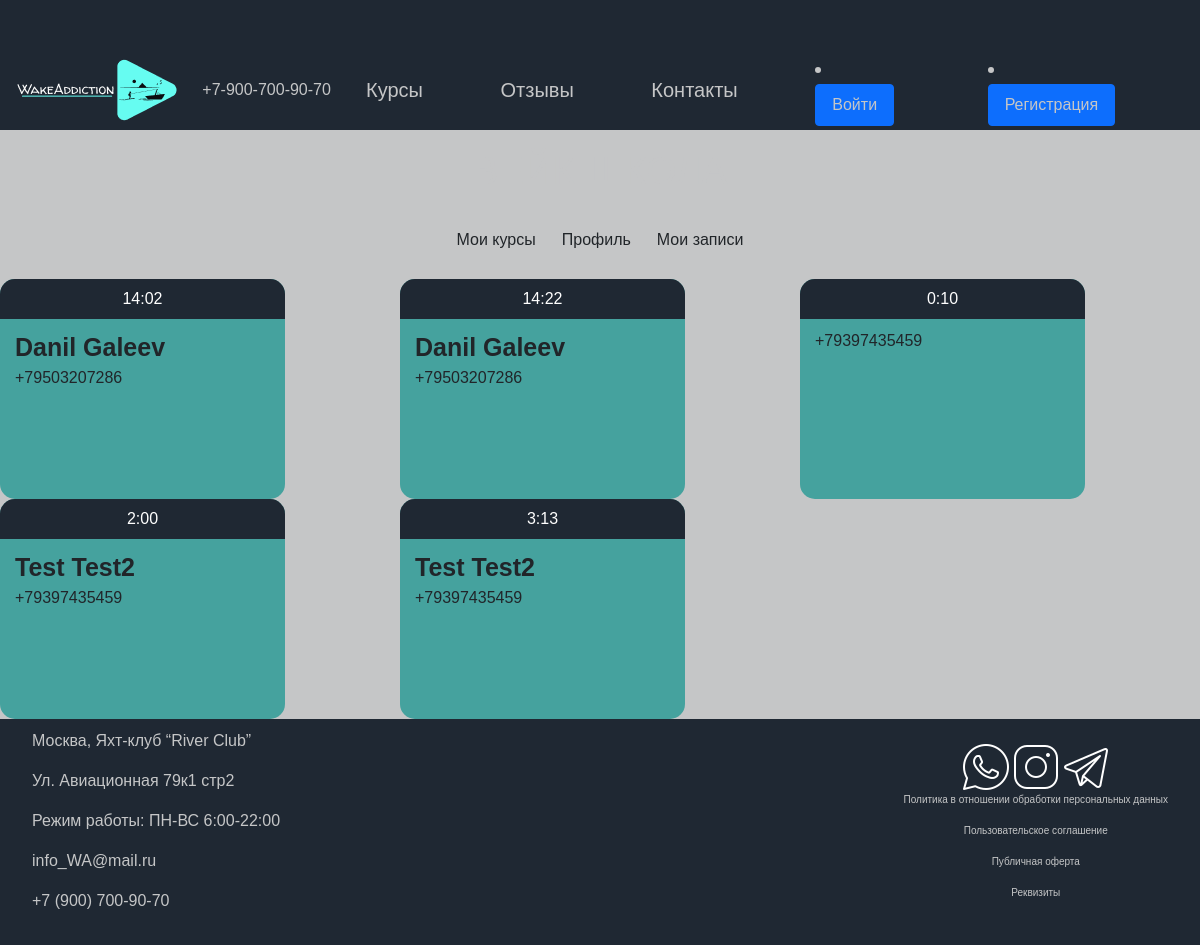
The page /zapisi on the database as committed earlier.
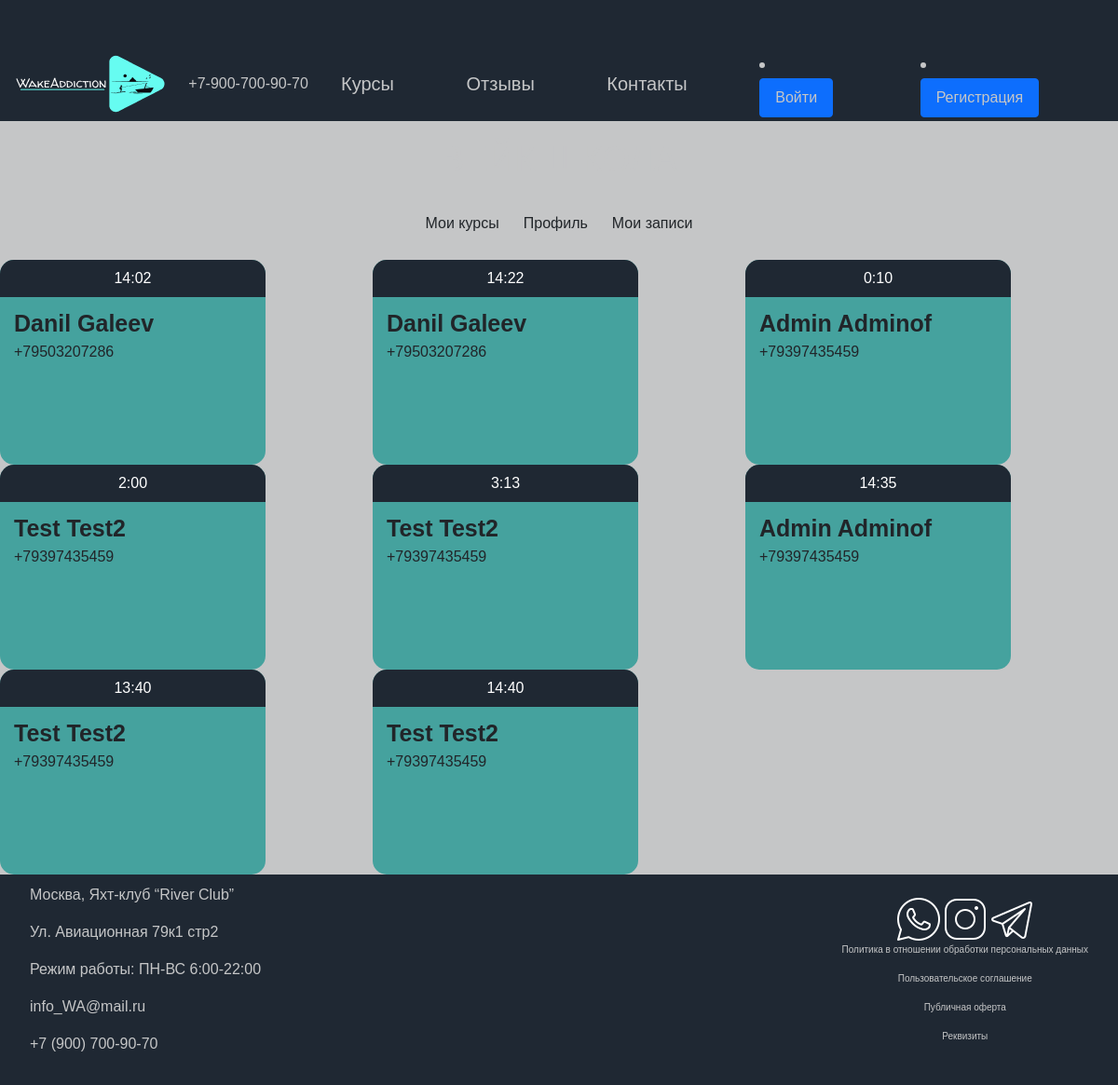
The same page on the database as committed later.
### main/models.py (models this page shows)
class ParticipationApplication(models.Model):
    phone_regex = RegexValidator(regex=r'^\+?1?\d{9,15}$', message="Phone number must be entered in the format: '+999999999'. Up to 15 digits allowed.")
    course = models.ForeignKey(Course, on_delete=models.CASCADE, related_name="participation_applications", verbose_name='Курсы')
    user = models.ForeignKey(User, on_delete=models.CASCADE, related_name="participation_applications", verbose_name='Пользователь')
    phone_number = models.CharField(validators=[phone_regex], max_length=17, blank=True, null=False, verbose_name='Номер телефона')
    time = models.TimeField(blank=False, null=False, verbose_name='Время')
    date = models.DateField(blank=False, null=False, verbose_name='Дата')
    wishes = models.TextField(blank=True, null=True, verbose_name='Оставьте комментарий')
    class Meta:
        verbose_name = "заявка на участие"
        verbose_name_plural = "заявки на участие"

### main/views.py (the view)
# urls.py: path('zapisi', views.schedule, name="zapisi"),
def schedule(request):
    profiles = ParticipationApplication.objects.all()
    return render(request, 'main/zapisi.html', {'profiles': profiles})

### main/templates/main/zapisi.html (shortened to what this page needs)
{% extends 'main/profile.html' %}
{% block profile-content %}
    <div class="schedule-card-conteiner">
        {% for profile in profiles %}
        <div class="schedule-card">
            <div class="schedule-card-header">
                {{ profile.time }}
            </div>
            <div class="schedule-card-content">
                <p>
                    {{ profile.user.first_name }}
                    {{ profile.user.last_name }}
                </p>
                {{ profile.phone_number }}
            </div>
        </div>
    {% endfor %}
    </div>
{% endblock %}

### main/templates/main/profile.html
{% extends 'main/layout.html' %}
{% block content %}
<div class="title profile-title">ВЕЙК-ШКОЛА</div>
<div class="profile-links">
    <div>
        <a class="btn" href="{% url 'profile-courses' %}">Мои курсы</a>
    </div>
    <div>
        <a class="btn" href="{% url 'users:profile-detail' username=user.username %}">Профиль</a>
    </div>
    <div>
        <a class="btn" href="{% url 'zapisi' %}">Мои записи</a>
    </div>
</div>
{% block profile-content %}
{% endblock %}
{% endblock %}

### main/templates/main/layout.html (shortened to what this page needs)
{% load static %}
<html lang="ru">
<head>
    <link rel=»stylesheet» href=»style.css»>
    <link rel="stylesheet" href="https://cdnjs.cloudflare.com/ajax/libs/font-awesome/6.1.1/css/all.min.css"/>
    <link rel="stylesheet" href="{% static 'assets/bootstrap/css/bootstrap.min.css' %}">
    <link rel="stylesheet" href="{% static 'assets/DataTables/datatables.min.css' %}">
    <link rel="stylesheet" href="{% static 'assets/select2/dist/css/select2.min.css' %}">
    <link rel="stylesheet" href="{% static 'css/style.css' %}">
    <link rel="stylesheet" href="https://use.fontawesome.com/releases/v5.8.2/css/all.css">
</head>
<body>
    <header class="header">
        <div class="header-line">
            <div class="logo-img">
                <a href="/"><img src="{% static 'img/logo.png' %}" alt="Лого"/></a>
            </div>
            <div class="phone">
                <div class="phone-holder">
                    <div class="number"><a class="num" href="#">+7-900-700-90-70</a> </div>
                </div>
            </div>
                <a class="nav-item" href="{% url 'cources' %}">Курсы</a></li>
                <a class="nav-item" href="#otziv">Отзывы</a></li>
                <a class="nav-item" href="#contacts">Контакты</a></li>
            {% if user.is_authenticated %}
                <div class="dropdown">
                    <button class="btn btn-primary my-btn dropdown-toggle me-3" type="button"
                            data-bs-toggle="dropdown" aria-expanded="false">
                        {{ request.user }}
                    </button>
                    <ul class="dropdown-menu dd-color">
                        <li>
                            <a class="dropdown-item dd-item-color" href="{% url 'users:profile-detail' username=user.username %}">Профиль</a>
                        </li>
                        <li>
                            <form method='post' action='{% url 'users:logout' %}'>
                                {% csrf_token %}
                                <button type='submit' class="dropdown-item dd-item-color">Выйти</button>
                            </form>
                        </li>
                    </ul>
                </div>
            {% else %}
                <li class="nav-item">
                    <a class="nav-link btn btn-primary my-btn me-3"
                    href="{% url 'users:login' %}">Войти</a>
                </li>
                <li class="nav-item">
                    <a class="nav-link btn btn-primary my-btn me-3"
                       href="{% url 'users:register' %}">Регистрация</a>
                </li>
            {% endif %}
        </div>
    </header>
    <main>
        {% block content %}
        {% endblock %}
    </main>
    <footer class="footer">
        <div class="footer-element">
            <div class="contacts">
                <p>Москва, Яхт-клуб “River Club”</p>
                <p>Ул. Авиационная 79к1 стр2</p>
                <p>Режим работы: ПН-ВС 6:00-22:00</p>
                <p>info_WA@mail.ru</p>
                <p>+7 (900) 700-90-70</p>
            </div>
            <div class="social">
                <div class="social-all">
                <img src="{% static 'img/13.png' %}" alt="телеграмм"/>
                <img src="{% static 'img/12.png' %}" alt="Инстаграмм"/>
                <img src="{% static 'img/11.png' %}" alt="Вацап"/>
                </div>
                <div class="policy">
                    <p>Политика в отношении обработки персональных данных</p>
                    <p>Пользовательское соглашение</p>
                    <p>Публичная оферта</p>
                    <p>Реквизиты</p>
                </div>
            </div>
        </div>
    </footer>
</body>
</html>

### main/static/css/style.css (style rules this page uses)
html, body { height: 100%; width: 100%; overflow: auto; display: flex; flex-direction: column; margin: 0; padding: 0; min-height: 100%; background-size: cover; background-repeat: no-repeat; background-position: center; background-color: #c5c6c7; }
body { display: flex; flex-direction: column; }
main { flex: 1; }
.header-line { padding-top: 50px; display: flex; align-items: center; justify-content: space-around; background-color: #1f2833; }
.nav-link { color: #C5C6C7; }
.nav-item { color: #c5c6c7; text-decoration: none; font-weight: 400; font-size: 20px; margin-right: 60px; transition: color 0.3s linear; }
.num { color: #c5c6c7; text-decoration: none; font-weight: 400; transition: color 0.2s linear; }
.phone-holder { display: flex; align-items: center; }
.title { display: flex; flex-direction: row; justify-content: center; padding-top: 5%; font-size: 39px; font-weight: 400; color: #C5C6C7; }
.footer { width: 100%; margin-top: auto; background-color: #1f2833; padding: 1rem 2rem; padding-top: 10px; }
.footer-element { display: flex; justify-content: space-between; align-items: center; }
.contacts { display: flex; align-items: start; justify-content: left; color: #c5c6c7; flex-direction: column; }
.social { display: flex; align-items: center; justify-content: center; flex-direction: column; }
.policy { display: flex; align-items: center; justify-content: left; color: #c5c6c7; font-size: 10px; font-weight: 400; flex-direction: column; }
.social-all { display: flex; justify-content: center; align-items: center; flex-direction: row; }
.profile-links { display: flex; flex-direction: row; justify-content: center; align-items: center; margin: 20px; }
.profile-title { padding-top: 1%; }
* { font-family: "Montserrat Alternates", sans-serif; }

### main/templates/main/zapisi.html (style rules this page uses)
.schedule-card-conteiner { display: grid; grid-template-columns: repeat(3, auto); grid-template-rows: repeat(auto); }
.schedule-card { width: 285px; height: 220px; background-color: #45a29e; padding: 0; border-radius: 15px; }
.schedule-card-header { background-color: #1f2833; color: white; margin: 0; line-height: 40px; text-align: center; border-radius: 15px 15px 0 0; }
.schedule-card-content { padding: 10px 15px; }
.schedule-card-content p { margin: 0; font-size: 25px; font-weight: 600; }

Rows that differ between the two databases and show on the page:
changed through a linked row, ParticipationApplication (number 3 of 8 on the later page): user.first_name (not shown) → "Admin"; user.last_name (not shown) → "Adminof"
added ParticipationApplication: time "14:35", user.first_name "Admin", user.last_name "Adminof", phone_number "+79397435459"
added ParticipationApplication: time "13:40", user.first_name "Test", user.last_name "Test2", phone_number "+79397435459"
added ParticipationApplication: time "14:40", user.first_name "Test", user.last_name "Test2", phone_number "+79397435459"
